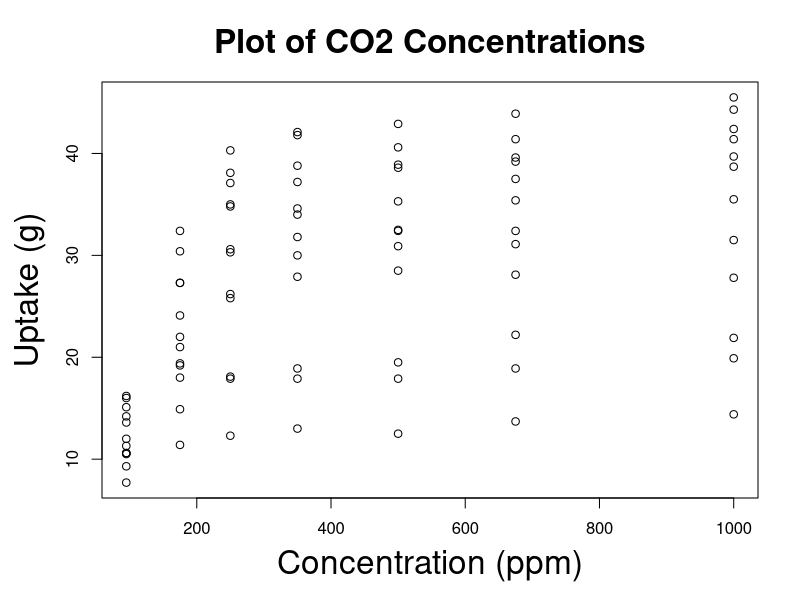
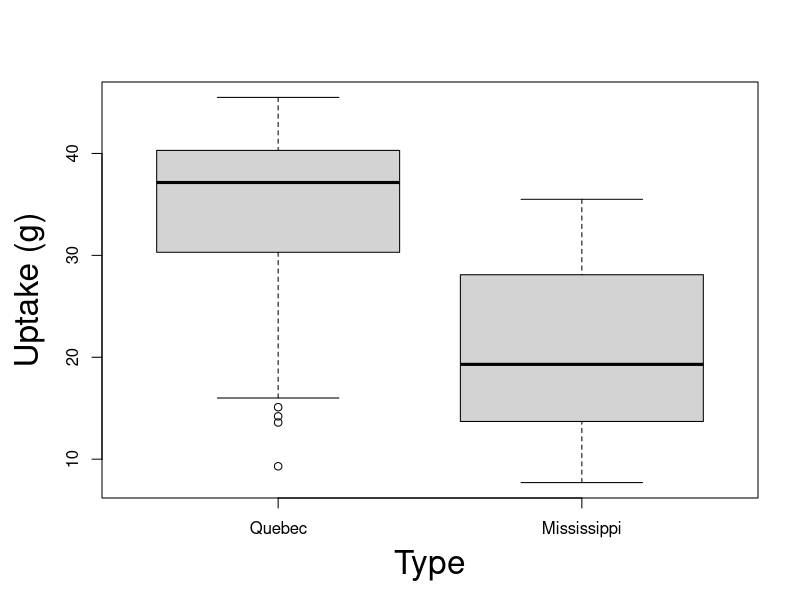
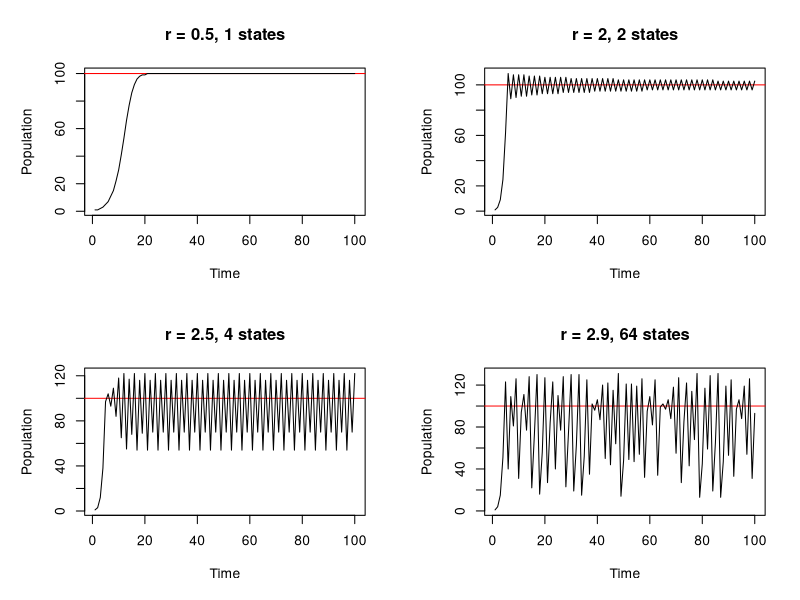

The R source for these figures, in order:
## ---- chunk 1
# #Trick to get smaller R code size with out resorting to LaTeX text sizes - this doesn't work if you use code chunks in incremental lists
# def.chunk.hook  <- knitr::knit_hooks$get("chunk")
# knitr::knit_hooks$set(chunk = function(x, options) {
#   x <- def.chunk.hook(x, options)
#   ifelse(options$size != "normalsize", paste0("\n \\", options$size,"\n\n", x, "\n\n \\normalsize"), x)
# })
knitr::opts_chunk$set(echo = TRUE, eval = TRUE, message=TRUE, warning=TRUE, tidy=TRUE)
# knitr::opts_chunk$set(echo = TRUE)

## ---- chunk 2
   myString <- "Hello world" #A string object
   myNumeric <- 12345 #A numeric object
   myLogical <- TRUE #A logical object
## ---- chunk 3
   myCharVec <- c("I like pie","I like cake","I like anything you bake")
   myNumVec <- c(1,2,3,4,5)
   myLogVec <- c(TRUE,TRUE,FALSE,TRUE,FALSE,FALSE)
## ---- chunk 4
   howLong <- c(length(myCharVec), length(myNumVec), length(myLogVec))
   howLong #This executes the `print` command on `howLong`
## ---- chunk 5
myCharVec #Here's what's inside the whole thing
## ---- chunk 6
  myCharVec[1]
## ---- chunk 7
  myCharVec[c(2,3)] 
## ---- chunk 8
  myCharVec[c(TRUE,FALSE,TRUE)] 
## ---- chunk 9
  myCharVec[c(2,3)] <- c('Cats','Dogs')
## ---- chunk 10
  myCharVec[c(TRUE,FALSE,FALSE)] = 'Parakeets'
## ---- chunk 11
  myCharVec #Here's what's inside the whole thing
## ---- chunk 12
  as.numeric(myLogVec)
## ---- chunk 13
  as.character(myNumVec)
## ---- chunk 14
  as.factor(myCharVec) #Default order is alphabetical
## ---- chunk 15
  myDF <- data.frame(stringCol=myCharVec, numCol=myNumVec[c(1:3)], 
    logCol=myLogVec[c(1:3)])
  myDF
## ---- chunk 16
  summary(myDF) #This function summarizes each column
## ---- chunk 17
  myDF[1,2]
## ---- chunk 18
  myDF$numCol #This gets all of the column "numCol"
## ---- chunk 19
  myDF[1,"numCol"]
## ---- chunk 20
  myDF$numCol[1]
## ---- chunk 21
  testDat <- read.csv('test_results.csv') #Path to csv file
  head(testDat) #head shows only the first 6 rows of dataframe
## ---- chunk 22
par(mar=c(5,5,4,2)+0.1)
plot(x = CO2$conc, y = CO2$uptake, 
     xlab = 'Concentration (ppm)', 
     ylab = 'Uptake (g)', 
     main = 'Plot of CO2 Concentrations', 
     cex.lab = 2, cex.main=2)
## ---- chunk 23
par(mar=c(5,5,4,2)+0.1)
boxplot(CO2$uptake ~ CO2$Type, 
        xlab='Type',
        ylab='Uptake (g)',
        cex.lab = 2)
## ---- chunk 24
  myNumVec <- c(1,2,3,4,5)
  meanVec <- mean(myNumVec) #Arithmetic mean (average)
  sdVec <- sd(myNumVec) #Standard deviation (sqrt(variance))
  meanSdVec <- c(meanVec,sdVec) #Joins mean and SD into a vector
  meanSdVec
## ---- chunk 25
   myFun <- function(input){ #Takes a vector of numbers
     A <- mean(input) #Take the mean of INPUT
     B <- sd(input) #Take the SD of INPUT
     C <- c(A,B) #Join A and B into a vector C
     return(C) #Return (output) C, then end the function
   }
   myFun(myNumVec) #Same as previous slide
## ---- chunk 26
  #Split up uptake by Type and Treatment, then take the mean
  tapply(CO2$uptake, list(CO2$Type, CO2$Treatment), mean)
## ---- chunk 27
myFun2 <- function(x){
  xClass <- class(x) #What class is x? (Numeric, character, boolean)
  
  if(xClass=='character'){ #== means "are these things equal"?
    return('This is a string') #If x is a character, returns a message
  } else {
    return(mean(x)) #If x isn't a character, returns the mean of x
  }
}
myFun2(myCharVec)
myFun2(myNumVec)

## ---- chunk 28
  classVec <- rep(0,10) #Storage vector of zeros, 10 long
  classVec[c(1,2)] <- 1 #Set first two slots to 1
  
  #Each time the loop repeats, i will take on values 3 to 10
  for(i in 3:length(classVec)){
    #ith slot of classVec becomes the sum of the previous two slots
    classVec[i] <- classVec[i-1] + classVec[i-2]
  }
## ---- chunk 29
  classVec #First 10 numbers in the Fibbonaci sequence
## ---- chunk 30
myList <- list(charSlot=myCharVec,
               numSlot=myNumVec,
               logSlot=myLogVec,
               dfSlot = myDF)
## ---- chunk 31
myList
## ---- chunk 32
myList[[2]] #Needs 2 square brackets to isolate object
myList[['numSlot']]
myList$numSlot
myList[[4]][,3] #Same as myList$dfSlot$logCol
## ---- chunk 33
input <- c(1,2,3) #Input vector
pFun <- function(N,type='normal'){
  if(type=='poisson') rpois(N,3) else rnorm(N,3)
}
lapply(input,pFun,type='poisson') #Generates a list of N Poisson random numbers
## ---- chunk 34
logFun <- function(r,k,t,n0){ #Create logistic growth function
  m <- rep(NA,t) #Empty vector
  m[1] <- n0 #Fill in the first number
  for(i in 2:t){
    m[i] <- m[i-1] + m[i-1]*r*(1-(m[i-1]/k))
  }
  return(m)
}

{ 
  par(mfrow=c(2,2))
    for(r in c(0.5,2,2.5,2.9)){
      l <- logFun(r,100,1000,1)
      l <- round(l)
      plot(l[1:100],type='n',xlab='Time',ylab='Population',
           main=paste0('r = ',r,', ', length(unique(l[900:1000])),' states'))
      abline(h=100,col='red')
      lines(l[1:100])
    }
  par(mfrow=c(1,1))  
}
